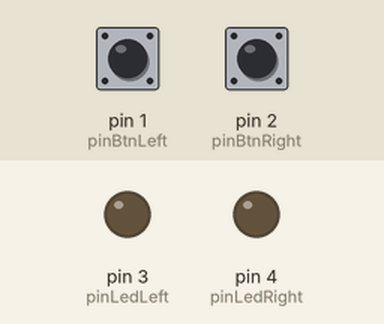
A program run on a simulated Arduino Uno, built with avr-gcc and run on an emulated ATmega328P. On the bench: output pins drawn as LEDs (lit = HIGH). Dashed ring = blinking. The inputs (shaded band) are chosen by the test bench; at power-on: pin 1 (pinBtnLeft) LOW, pin 2 (pinBtnRight) LOW.

Above: at 1.2 s.
1.3 s: pin 1 (pinBtnLeft) pulled HIGH for 0.15 s
At 1.75 s:
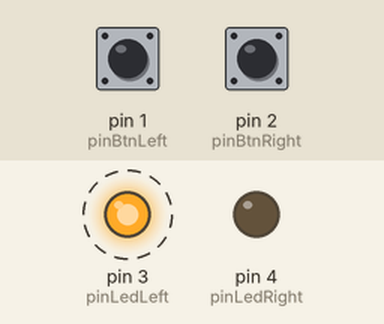
4.4 s: pin 2 (pinBtnRight) pulled HIGH for 1 s
At 5.35 s:
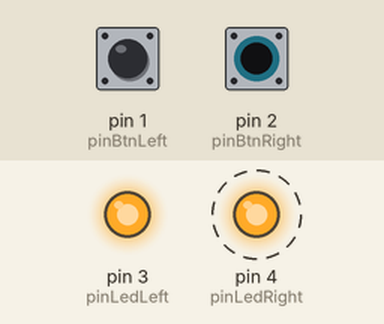
8.4 s: pin 1 (pinBtnLeft) pulled HIGH for 1 s
At 8.65 s:
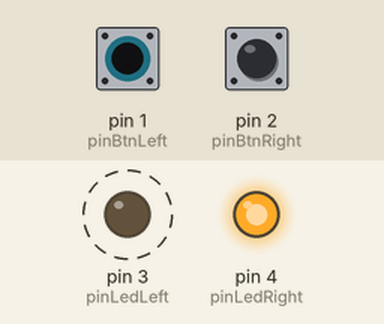
11.4 s: pin 2 (pinBtnRight) pulled HIGH for 0.15 s
At 11.95 s:
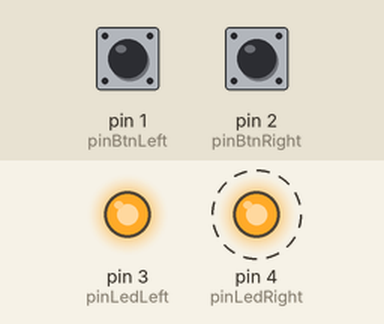
14.5 s: pin 1 (pinBtnLeft) pulled HIGH for 3.2 s
At 14.95 s:
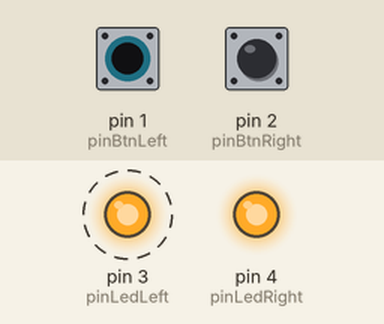
Timing chart, 0 to 20.2 s (numbered marks = the images above; inputs shaded):
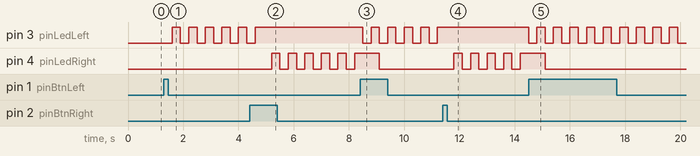

Measured:
- after the input at 1.3 s, pin 3 (pinLedLeft): alternates HIGH for 0.30 s and LOW for 0.30 s, starting after 0.30 s
- after the input at 4.4 s, pin 3 (pinLedLeft): goes on until 4.6 s, then stays HIGH; pin 4 (pinLedRight): alternates HIGH for 0.30 s and LOW for 0.30 s, starting after 0.80 s
- after the input at 8.4 s, pin 3 (pinLedLeft): alternates HIGH for 0.30 s and LOW for 0.30 s, starting after 0.10 s
- after the input at 11.4 s, pin 3 (pinLedLeft): stops changing and stays HIGH; pin 4 (pinLedRight): alternates HIGH for 0.30 s and LOW for 0.30 s, starting after 0.40 s
- after the input at 14.5 s, pin 3 (pinLedLeft): alternates HIGH for 0.30 s and LOW for 0.30 s, starting at once

The program:

main.cpp
```cpp
#include <Arduino.h>

//definindo quais são as portas que o arduino vai usar
//pin = pino/entrada   btn = botão    led = led     left = esquerda      right - direita
#define pinBtnLeft 1
#define pinBtnRight 2
#define pinLedLeft 3
#define pinLedRight 4

//variavel que vai guardar estado da seta
bool leftIsOn = false;
bool rightIsOn = false;

void setup() {
  //define os botões como entrada e os leds como saída
  pinMode(pinBtnLeft, INPUT);
  pinMode(pinBtnRight, INPUT);
  pinMode(pinLedLeft, OUTPUT);
  pinMode(pinLedRight, OUTPUT);

  //desliga os dois leds
  digitalWrite(pinLedLeft, LOW);
  digitalWrite(pinLedRight, LOW);
}

void loop() {

// verifica se ligou a seta

  if(digitalRead(pinBtnLeft) == HIGH)
  {
    //se a seta da esquerda estiver ligada, deliga, caso contrário, liga ela

    if(leftIsOn)
    {
      leftIsOn = false;
      rightIsOn = false;
    }
    else
    {
      leftIsOn = true;
      rightIsOn = false;
    }
  }
  else if (digitalRead(pinBtnRight) == HIGH)
  {
    //se a seta da direita estiver ligada, desliga, caso contrário, liga ela

    if(rightIsOn)
    {
      leftIsOn = false;
      rightIsOn = true;
    }
    else
    {
      leftIsOn = false;
      rightIsOn = true;
    }
  }

  //se a seta para esquerda estiver ligada, pisca o led
  if(leftIsOn)
  {
    digitalWrite(pinLedLeft, LOW);
    delay(300);
    digitalWrite(pinLedLeft, HIGH);
    delay(300);
  }
  //se a seta para direita estiver ligada, pisca o led
  else if(rightIsOn)
  {
    digitalWrite(pinLedRight, LOW);
    delay(300);
    digitalWrite(pinLedRight, HIGH);
    delay(300);
  }
  //caso nenhuma seta estiver ligada, deliga os leds
  else
  {
    digitalWrite(pinLedLeft, LOW);
    digitalWrite(pinLedRight, LOW);
  }

}
```
